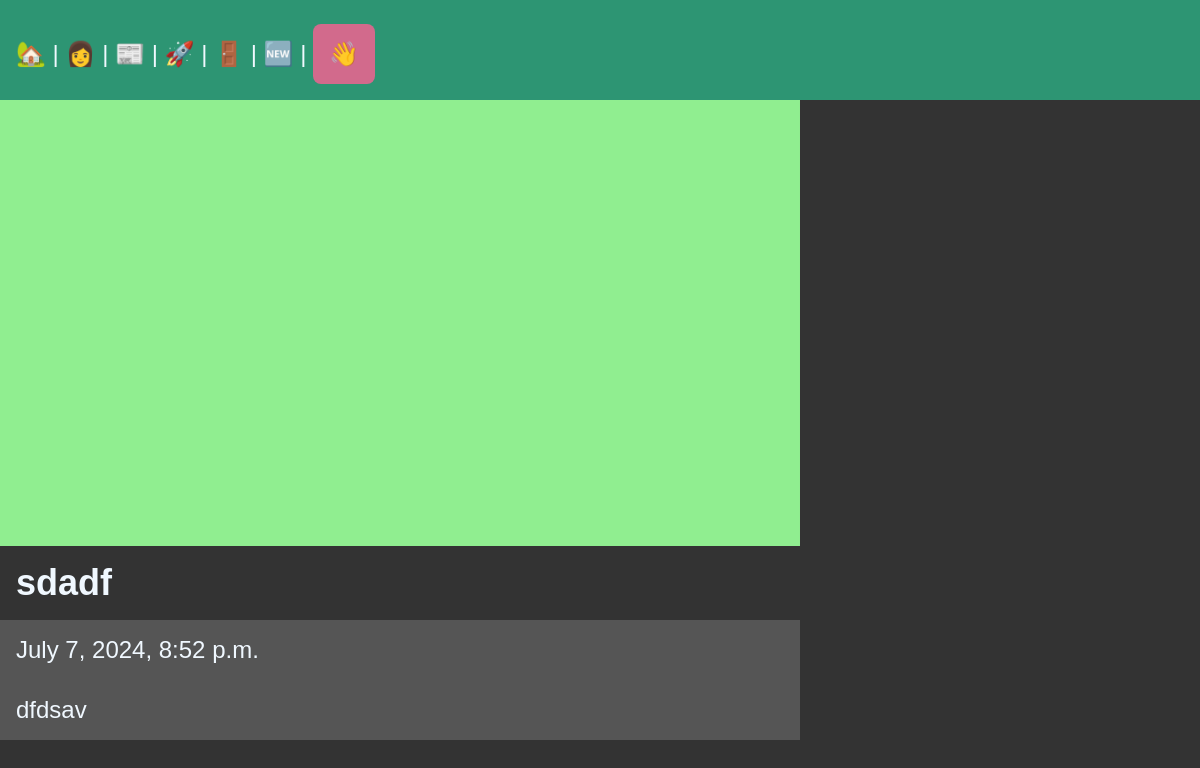
Screenshot of /posts/dasfds with the database file from the repository.
### posts/models.py (models this page shows, shortened)
class Post(models.Model):
    title = models.CharField(max_length=75)
    body = models.TextField()
    slug = models.SlugField()
    date = models.DateTimeField(auto_now_add=True)
    banner = models.ImageField(default='fallback.png', blank=True)
    author = models.ForeignKey(User, on_delete=models.CASCADE, default=None)

### posts/views.py (the view)
# urls.py: path('<slug:slug>', views.post_page, name="page"),
def post_page(request, slug):
    post = Post.objects.get(slug=slug)
    return render(request, 'posts/post_page.html', { 'post': post})

### posts/templates/posts/post_page.html (shortened to what this page needs)
{%  extends 'layout.html' %}
{% block content %}
<section>
    <img
        class="banner"
        src="{{ post.banner.url }}"
        alt="{{ post.title }}"
    />
    <h1>{{ post.title }}</h1>
    <p>{{ post.date }}</p>
    <p>{{ post.body }}</p>
</section>
{% endblock %}

### static/CSS/style.css (style rules this page uses)
*, *::before, *::after { margin: 0; padding: 0; box-sizing: border-box; }
body { font-family: Ubuntu, sans-serif; min-height: 100vh; display: grid; font-size: 1.5rem; background-color: #333; color: aliceblue; }
h1, p { padding: 1rem; }
p { background-color: #555; }
.banner { display: block; width: 100%; max-width: 800px; }

### rows the page displays
Post: banner (picture), title "sdadf", date "July 7, 2024, 8:52 p.m.", body "dfdsav"
